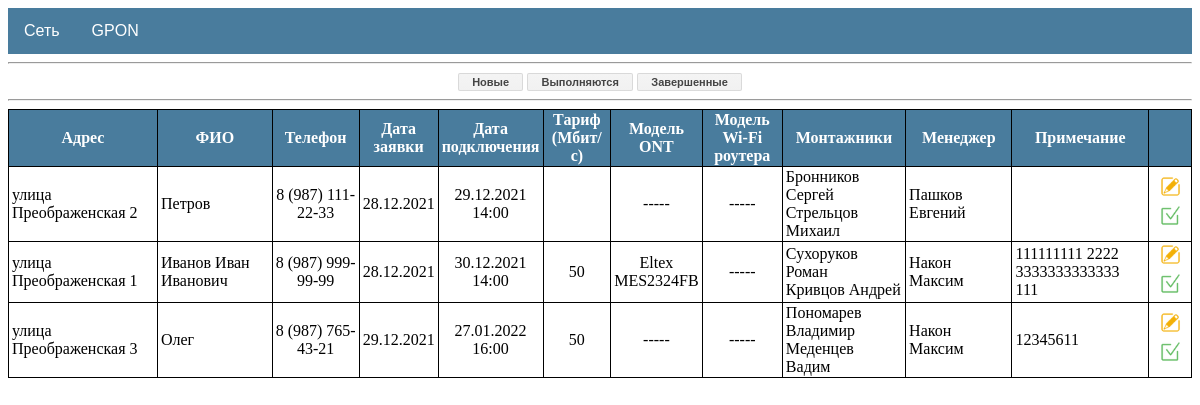
The page /gpon/requests/in-progress/ on the database as committed earlier.
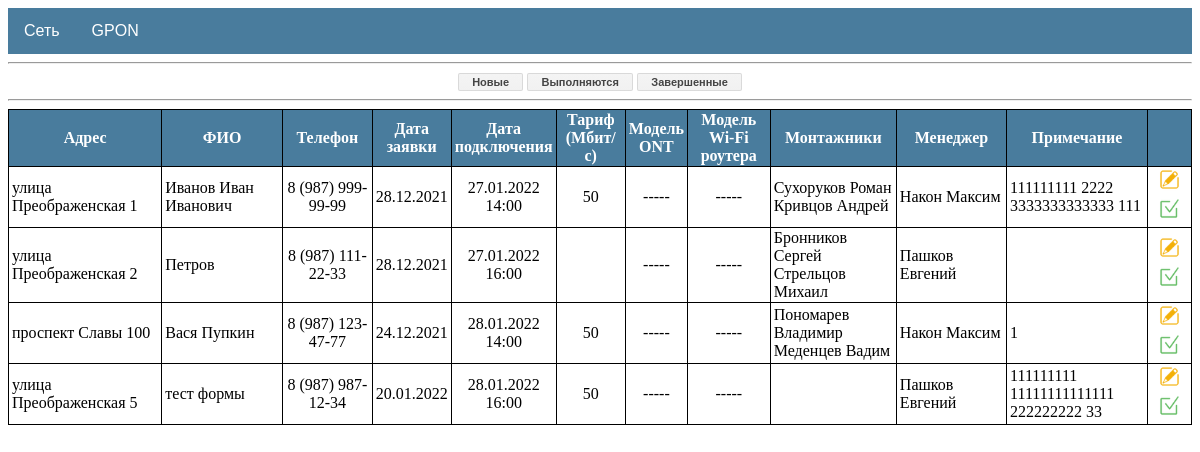
The same page on the database as committed later.
### gpon/models.py (models this page shows, shortened)
class Request(models.Model):
    user = models.ForeignKey(User, on_delete=models.CASCADE, related_name='user', verbose_name='Пользователь')
    address = models.ForeignKey(House, on_delete=models.CASCADE, related_name='request', verbose_name='Адрес')
    name = models.CharField(max_length=50, blank=True, verbose_name='ФИО')
    phone = models.CharField(max_length=50, blank=True, verbose_name='Телефон')
    date_req = models.DateField(auto_now_add=True, verbose_name='Дата заявки')
    date_con = models.DateTimeField(blank=True, null=True, verbose_name='Дата подключения')
    price_con = models.IntegerField(default='6000', verbose_name='Цена подключения')
    tariff = models.ForeignKey(Tariff, on_delete=models.CASCADE, blank=True, null=True, verbose_name='Тариф')
    ont = models.ForeignKey(Product, on_delete=models.CASCADE, blank=True, null=True, related_name='ont', verbose_name='Модель ONT')
    router = models.ForeignKey(Product, on_delete=models.CASCADE, blank=True, null=True, related_name='router', verbose_name='Модель Wi-Fi роутера')
    note = models.TextField(blank=True, verbose_name='Примечание')
    time = models.DateTimeField(auto_now=True, verbose_name='Время изменения')
    installer = models.ManyToManyField(User, blank=True, related_name='installer', verbose_name='Монтажники')
    manager = models.ForeignKey(User, blank=True, null=True, on_delete=models.CASCADE, related_name='manager', verbose_name='Менеджер')
    status = models.BooleanField(default=False)

class House(models.Model):
    cable = 'Нет кабеля'
    welding = 'Необходима сварка'
    ready = 'Готов к подключению'
    type = [(cable, 'Нет кабеля'), (welding, 'Необходима сварка'), (ready, 'Готов к подключению')]
    area = models.ForeignKey(Area, on_delete=models.CASCADE, verbose_name='Зона')
    address = models.OneToOneField(Address, on_delete=models.CASCADE, unique=True, verbose_name='Адрес')
    status = models.CharField(max_length=20, choices=type, default=cable, verbose_name='Статус')
    note = models.TextField(blank=True, verbose_name='Примечание')
    time = models.DateTimeField(auto_now=True, verbose_name='Дата изменения')
    def __str__(self):
        return f'{self.address}'

class Tariff(models.Model):
    name = models.CharField(max_length=50, unique=True, verbose_name='Название тарифа')
    speed = models.IntegerField(default='100', verbose_name='Скорость Мбит/с')
    price = models.IntegerField(verbose_name='Стоимость тарифа')

### addressbook/models.py (models this page shows)
class Address(models.Model):
    avenue = 'проспект'
    street = 'улица'
    boulevard = 'бульвар'
    passage = 'проезд'
    lane = 'переулок'
    highway = 'шоссе'
    list = [(avenue, 'проспект'), (street, 'улица'), (boulevard, 'бульвар'), (passage, 'проезд'),
            (lane, 'переулок'), (highway, 'шоссе')]
    address_type = models.CharField(max_length=10, choices=list, verbose_name='Тип')
    address_name = models.CharField(max_length=50, verbose_name='Название')
    address_house = models.CharField(max_length=5, verbose_name='Номер дома')
    def __str__(self):
        return f'{self.address_type} {self.address_name} {self.address_house}'

### storage/models.py (models this page shows, shortened)
class Product(models.Model):
    category = models.ForeignKey(Category, on_delete=models.CASCADE, verbose_name='Категория')
    type = models.ForeignKey(Type, on_delete=models.CASCADE, verbose_name='Тип')
    name = models.CharField(max_length=50, unique=True, verbose_name='Название')
    quality = models.PositiveIntegerField(default=0, verbose_name='Количество')
    price = models.PositiveIntegerField(default=0, verbose_name='Цена')
    description = models.CharField(max_length=100, blank=True, verbose_name='Описание')
    slug = models.SlugField(max_length=100, unique=True, verbose_name='URL')
    def __str__(self):
        return f'{self.name}'

### gpon/views.py (the view)
# urls.py: path('requests/in-progress/', RequestList.as_view(template_name='gpon/requests_in_progress.html'), name='requests_in_progress'),
class RequestList(ListView):
    model = Request
    context_object_name = 'requests'
    def get_context_data(self, **kwargs):
        context = super().get_context_data(**kwargs)
        context['is_new'] = Request.objects.filter(status='False').filter(date_con__isnull=True).order_by('-id')
        context['in_progress'] = Request.objects.filter(status='False').exclude(date_con__isnull=True).order_by('date_con')
        context['is_completed'] = Request.objects.filter(status='True').order_by('-id')
        context['total_houses'] = House.objects.all()
        context['cable_houses'] = House.objects.filter(status='Нет кабеля')
        context['welding_houses'] = House.objects.filter(status='Необходима сварка')
        context['ready_houses'] = House.objects.filter(status='Готов к подключению')
        context['sold_routers'] = Request.objects.filter(status='True').exclude(router__isnull=True)
        return context

### templates/gpon/requests_in_progress.html (shortened to what this page needs)
{%extends 'request.html' %}
{% block content %}
{%  if in_progress %}
    <table class="table_gpon">
        <tr>
            <th style="width: 220px">
                Адрес
            </th>
            <th style="width: 220px">
                ФИО
            </th>
            <th style="width: 130px">
                Телефон
            </th>
            <th style="width: 60px">
                Дата заявки
            </th>
            <th style="width: 90px">
                Дата подключения
            </th>
            <th style="width: 90px">
                Тариф (Мбит/с)
            </th>
            <th>
                Модель ONT
            </th>
            <th style="width: 120px">
                Модель Wi-Fi роутера
            </th>
            <th style="width: 170px">
                Монтажники
            </th>
            <th style="width: 170px">
                Менеджер
            </th>
            <th style="width: 200px">
               Примечание
            </th>
            <th style="width: 60px">
            </th>
        </tr>
    {% for house in in_progress %}
        <tr>
            <td style="text-align: left">
                {{ house.address }}
            </td>
            <td style="text-align: left">
                {{ house.name }}
            </td>
            <td>
                {{ house.phone }}
            </td>
            <td>
                {{ house.date_req|date:'d.m.Y' }}
            </td>
            <td>
                {{ house.date_con|date:'d.m.Y H:i' }}
            </td>
            <td>
                {{ house.tariff.speed }}
            </td>
            <td>
                {% if house.ont is None %}
                    -----
                {% else %}
                    {{ house.ont }}
                {% endif %}
            </td>
            <td>
                {% if house.router is None %}
                    -----
                {% else %}
                    {{ house.router }}
                {% endif %}
            </td>
            <td style="text-align: left">
                {% for i in house.installer.all %}
                    {{ i.last_name }} {{ i.first_name }}<br>
                {% endfor %}
            </td>
            <td style="text-align: left">
                {{ house.manager.last_name }} {{ house.manager.first_name }}
            </td>
            <td style="text-align: left">
                {{ house.note }}
            </td>
            <td>
                <ul class="actions_2">
                    <li>
                        <a href="{% url 'request_update' house.pk %}" title="Изменить">
                            <img src="/static/images/icon_edit.png" width="23" height="23">
                        </a>
                    </li>
                    <li>
                        <form action="{% url 'request_finish' house.pk %}" method="POST">
                            <button type="submit" style="background-color:transparent; border-color:transparent;" title="Завершить">
                                <img src="/static/images/icon_complete.png" width="23" height="23">
                            </button>
                        </form>
                    </li>
                </ul>
            </td>
        </tr>
    {% endfor %}
    </table>
{%  else %}
    <h1>пусто</h1>
{% endif %}
{% endblock content %}

Rows that differ between the two databases and show on the page:
no longer on this page (row edited): Request: address "улица Преображенская 3", name "Олег", phone "8 (987) 765-43-21", date_req "29.12.2021", date_con "27.01.2022 16:00", tariff.speed "50", manager.last_name "Након", manager.first_name "Максим", note "12345611"
changed Request "Иванов Иван Иванович": date_con "30.12.2021 14:00" → "27.01.2022 14:00"; ont "Eltex MES2324FB" → (not shown); now shows "-----"; moves up the list
changed Request "Петров": date_con "29.12.2021 14:00" → "27.01.2022 16:00"
now on this page (row edited): Request: address "проспект Славы 100", name "Вася Пупкин", phone "8 (987) 123-47-77", date_req "24.12.2021", date_con "28.01.2022 14:00", tariff.speed "50", manager.last_name "Након", manager.first_name "Максим", note "1"
now on this page (row edited): Request: address "улица Преображенская 5", name "тест формы", phone "8 (987) 987-12-34", date_req "20.01.2022", date_con "28.01.2022 16:00", tariff.speed "50", manager.last_name "Пашков", manager.first_name "Евгений", note "111111111 11111111111111 222222222 33"
